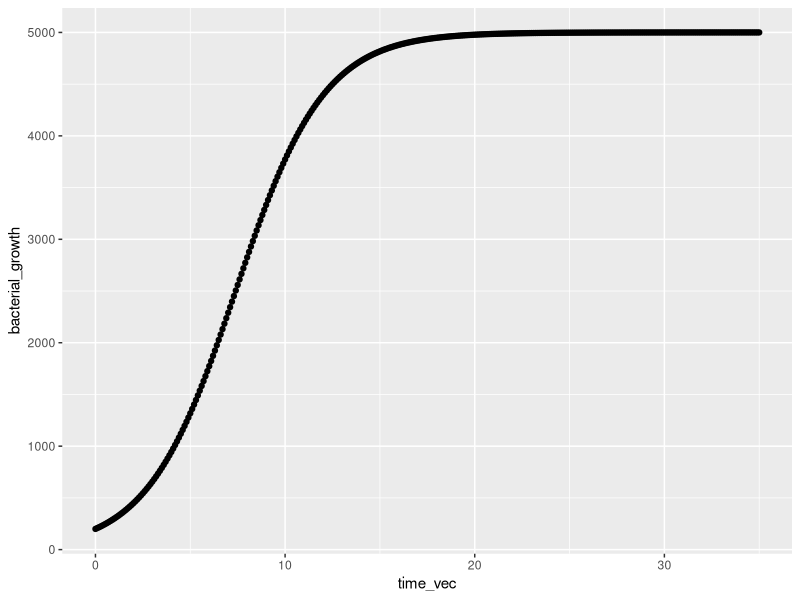
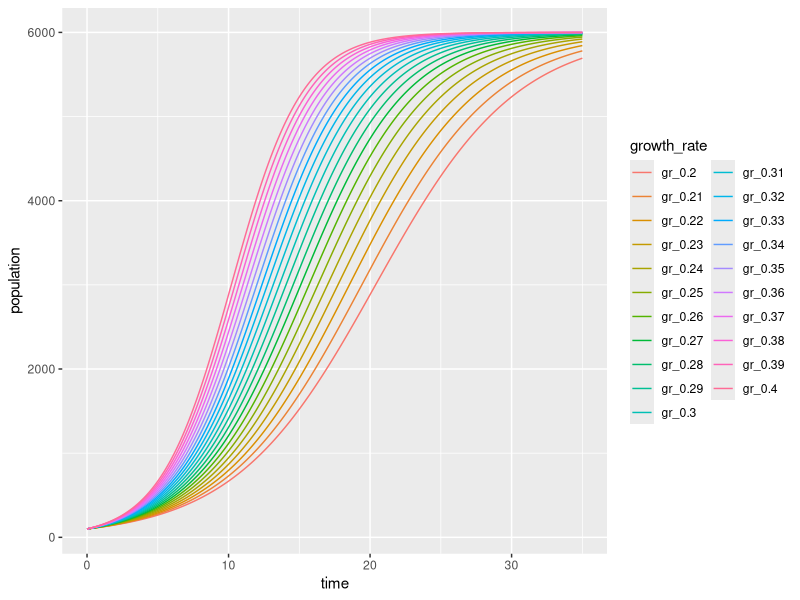

The R script that drew these images, in order:
## ---- chunk 1
knitr::opts_chunk$set(echo = TRUE)

library(palmerpenguins)
library(tidyverse)
## ---- chunk 2
quarter_splits <- c(1.0, 1.1, 1.2, 1.1, 1.4, 1.5, 1.6, 1.4)

consectutive_quarters <- vector(mode = "numeric", length = length(quarter_splits)-1)

for (i in seq_along(quarter_splits)-1) {
  t <- quarter_splits[i] + quarter_splits[i+1]
  consectutive_quarters[i] <- t
}

consectutive_quarters
## ---- chunk 3
birddog_sum <- function(bird, dog) {
  
  if(bird > 50){
    stop("Birds can't be greater than 50!")
  }
  
  if(bird<10){
    message("Cool little bird")
  }
  
  if(dog<0){
    warning("Can a dog be less than 0 pounds?")
  }
  
  add_birddog <- bird + dog
  return(add_birddog)
}

bird_100_dog_5 <- birddog_sum(bird = 11, dog = 5)
#storing a value

birddog_sum(bird = 25, dog = 10)

birddog_sum(bird = 4, dog = 5)

birddog_sum(bird = 6, dog = -8)


## ---- chunk 4
say_hello <- function(friend, weekday) {
  print(paste("Hello", friend, "have a great", weekday))
}

say_hello(friend = "Tina", weekday = "Thursday")
## ---- chunk 5
find_multiple <- function (a,b) {
  my_multiplication <- a*b
  print(my_multiplication)
}

find_multiple(a= 10, b= 6)

find_multiple(a= 10, b=6) +12

#Usually if you are doing something like this you store the value, as below: 
my_final_value <- find_multiple(a= 10, b=12)
my_final_value
## ---- chunk 6
animal_age <- function(animal, age) {
  
  if(!animal %in% c("dog", "goat")){
    stop("Animal must be a dog or a goat.")
  }
  
  if(animal == "dog") {
    creature_age <- age * 7
  }
  
  else if(animal == "goat") {
    creature_age <- age * 4.7
  }
  
  return(creature_age)
}

animal_age(animal = "dog", age = 13)
# animal_age(animal = "urchin", age = 13) this would break! 

## ---- chunk 7
adelie_gentoo <- penguins %>%
  filter(species %in% c("Adelie", "Gentoo"))

# In the filter column, do any elements match the things from our vector??
## ---- chunk 8
adelie_gentoo_wrong <- penguins %>% 
  filter(species == c("Adelie", "Gentoo"))

# Looking for exact matches that have the order Adelie, adn then Gentoo
## ---- chunk 9
df_means <- function(df) {
  for (i in 1:ncol(df)) {
    col_mean <- mean(df[[i]], na.rm = TRUE)
    column_name <- colnames(df[i])
    print(paste("The mean value of", column_name, "is", col_mean))
  }
}

df_means(df = mtcars)
## ---- chunk 10
# Make a subset of only structural size variables from the penguins dataset for Chinstrap 
#Filter is for rows, select is for columns

chinstrap_data <- penguins %>% 
  filter(species == "Chinstrap") %>% 
  select(bill_length_mm, bill_depth_mm, flipper_length_mm, body_mass_g)

df_means(df = chinstrap_data)

df_means(penguins)
## ---- chunk 11
lunchtime <- function(tacos, price_per) {
  
  if (is.numeric(tacos) == FALSE) {
    stop("You must input a number of tacos.")
  }
  
  tot_price <- tacos * price_per
  return((tot_price))
}

# lunchtime(tacos = "bananas", price_per = 2.50)
lunchtime(tacos = 4, price_per = 2.50)
## ---- chunk 12
#Calculate the groundwater transport rate

gw_rate <- function (site) {
  
  gw_slope_depth <- data.frame(sitename = c("mountain", "prairie", "desert", "beach"), 
                               depth = c(32, 41, 63, 2), 
                               slope = c(11.2, 0.4, 0.8, 2.6))
  
  site_select <- dplyr::filter(gw_slope_depth, sitename == "site")
  
  transport_rate <- 1.4 * site_selsct$slope + 3.6 * site_seclect$depth
  
  return(transport_rate)

}

#gw_rate(site = "prairie")
## ---- chunk 13
gw_rate_switch <- function(site) {
  
  gw_slope_depth <- switch(site,
                           "mountain" = c(32, 11.2),
                           "prairie" = c(41, 0.4),
                           "desert" = c(63, 0.8),
                           "beach" = c(2, 2.6))
  
  transport_rate <- 1.4 * gw_slope_depth[2] + 3.6 * gw_slope_depth[1]
  
  return(transport_rate)
}

gw_rate_switch("beach")

## ---- chunk 14

logistic_growth <- function(K, N0, r, time) {
  Nt <- K / (1 + ((K - N0) / N0) * exp(-r * time))
  print(Nt)
}

logistic_growth(K = 5000, N0 = 200, r = 0.43, time = 6)

time_vec <- seq(from = 0, to = 35, by = 0.1)
bacterial_growth <- logistic_growth(K = 5000, N0 = 200, r = 0.43, time = time_vec)

bacterial_df <- data.frame(time_vec, bacterial_growth)

ggplot(data = bacterial_df, aes(x = time_vec, y = bacterial_growth)) +
  geom_point()

## ---- chunk 15
r_seq <- seq(from = 0.20, to = 0.40, by = 0.01)
time_vec <- seq(from = 0, to = 35, by = 0.1)

out_matrix <- matrix(ncol = length(r_seq), nrow = length(time_vec))

# N0 = 100, K = 6000

for (i in seq_along(r_seq)) {
  for(j in seq_along(time_vec)) {
    pop <- logistic_growth(K = 6000, N0 = 100, r = r_seq[i], time = time_vec[j])
    out_matrix[j,i] <- pop
  }
}

out_matrix
## ---- chunk 16
out_df <- data.frame(time = time_vec, out_matrix)

# Update column names
colnames(out_df) <- c("time", paste0("gr_", r_seq))

#Pivot Longer: takes a wide format data frame and compresses it into a longer format. Long form/tidy version of the data 


out_df_long <- out_df %>% 
  pivot_longer(-time, names_to = "growth_rate", values_to = "population")

# Make in ggplot a line graph for population (y axis) over time (x axis), with color of line depending on growth rate

ggplot(data = out_df_long, aes(x = time, y = population)) + 
  geom_line(aes(color = growth_rate))
